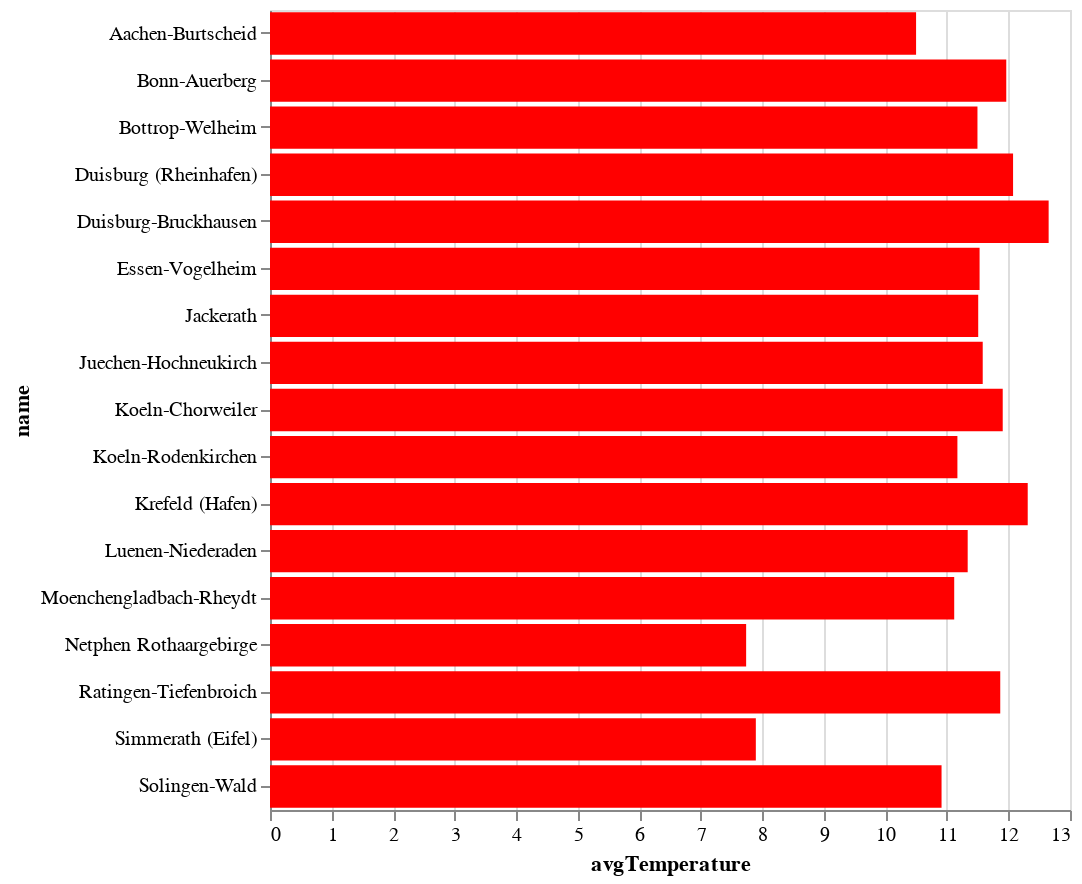

The notebook cell this image was saved under:
### Code cell
w = 400
h = 400

t = alt.Chart(data).mark_bar(color='red').encode(
    y ='name:N',
    x ='avgTemperature:Q',
).properties(width=w, height=h)
t

### Figure 1 — Vega-Lite specification as saved in the notebook (floating-point values rounded to 4 significant figures)
{"config": {"view": {"continuousWidth": 300, "continuousHeight": 300}}, "data": {"name": "data-669cf22b0d1e3f4d80d79de19ccd8789"}, "mark": {"type": "bar", "color": "red"}, "encoding": {"x": {"field": "avgTemperature", "type": "quantitative"}, "y": {"field": "name", "type": "nominal"}}, "height": 400, "width": 400, "$schema": "https://vega.github.io/schema/vega-lite/v5.20.1.json", "datasets": {"data-669cf22b0d1e3f4d80d79de19ccd8789": [{"station": "AABU", "lon": 6.094, "lat": 50.75, "elevation": 200, "name": "Aachen-Burtscheid", "station_type": "Hintergrund", "avgTemperature": 10.5}, {"station": "BONN", "lon": 7.083, "lat": 50.75, "elevation": 60, "name": "Bonn-Auerberg", "station_type": "Verkehr", "avgTemperature": 11.96}, {"station": "BOTT", "lon": 6.977, "lat": 51.53, "elevation": 30, "name": "Bottrop-Welheim", "station_type": "Industrie", "avgTemperature": 11.5}, {"station": "CHOR", "lon": 6.885, "lat": 51.02, "elevation": 46, "name": "Koeln-Chorweiler", "station_type": "Hintergrund", "avgTemperature": 11.91}, {"station": "DUB2", "lon": 6.735, "lat": 51.49, "elevation": 24, "name": "Duisburg-Bruckhausen", "station_type": "Industrie", "avgTemperature": 12.65}, {"station": "DURH", "lon": 6.727, "lat": 51.46, "elevation": 28, "name": "Duisburg (Rheinhafen)", "station_type": "Hintergrund", "avgTemperature": 12.07}, {"station": "EIFE", "lon": 6.281, "lat": 50.65, "elevation": 580, "name": "Simmerath (Eifel)", "station_type": "Hintergrund", "avgTemperature": 7.895}, {"station": "EVOG", "lon": 6.981, "lat": 51.5, "elevation": 40, "name": "Essen-Vogelheim", "station_type": "Hintergrund", "avgTemperature": 11.53}, {"station": "JACK", "lon": 6.451, "lat": 51.03, "elevation": 112, "name": "Jackerath", "station_type": "Industrie", "avgTemperature": 11.51}, {"station": "JHNK", "lon": 6.469, "lat": 51.1, "elevation": 83, "name": "Juechen-Hochneukirch", "station_type": "Industrie", "avgTemperature": 11.58}, {"station": "KRHA", "lon": 6.67, "lat": 51.34, "elevation": 34, "name": "Krefeld (Hafen)", "station_type": "Industrie", "avgTemperature": 12.31}, {"station": "MGRH", "lon": 6.426, "lat": 51.15, "elevation": 83, "name": "Moenchengladbach-Rheydt", "station_type": "Hintergrund", "avgTemperature": 11.12}, {"station": "NIED", "lon": 7.57, "lat": 51.59, "elevation": 59, "name": "Luenen-Niederaden", "station_type": "Hintergrund", "avgTemperature": 11.34}, {"station": "RAT2", "lon": 6.82, "lat": 51.3, "elevation": 42, "name": "Ratingen-Tiefenbroich", "station_type": "Hintergrund", "avgTemperature": 11.87}, {"station": "RODE", "lon": 6.985, "lat": 50.89, "elevation": 50, "name": "Koeln-Rodenkirchen", "station_type": "Hintergrund", "avgTemperature": 11.17}, {"station": "ROTH", "lon": 8.192, "lat": 50.93, "elevation": 641, "name": "Netphen Rothaargebirge", "station_type": "Hintergrund", "avgTemperature": 7.737}, {"station": "SOES", "lon": 8.148, "lat": 51.57, "elevation": 108, "name": "Soest-Ost", "station_type": "Hintergrund", "avgTemperature": null}, {"station": "SOLI", "lon": 7.053, "lat": 51.18, "elevation": 208, "name": "Solingen-Wald", "station_type": "Hintergrund", "avgTemperature": 10.91}, {"station": "UNNA", "lon": 7.694, "lat": 51.55, "elevation": 76, "name": "Unna-Koenigsborn", "station_type": "Hintergrund", "avgTemperature": null}, {"station": "VACW", "lon": 6.096, "lat": 50.77, "elevation": 168, "name": "Aachen Wilhelmstrasse", "station_type": "Verkehr", "avgTemperature": null}, {"station": "VKCL", "lon": 7.005, "lat": 50.96, "elevation": 53, "name": "Koeln Clevischer Ring", "station_type": "Verkehr", "avgTemperature": null}, {"station": "VKTU", "lon": 6.958, "lat": 50.95, "elevation": 55, "name": "Koeln Turiner Strasse", "station_type": "Verkehr", "avgTemperature": null}, {"station": "WALS", "lon": 6.748, "lat": 51.52, "elevation": 17, "name": "Duisburg-Walsum", "station_type": "Industrie", "avgTemperature": null}, {"station": "WAST", "lon": 8.361, "lat": 51.44, "elevation": 315, "name": "Warstein", "station_type": "Industrie", "avgTemperature": null}]}}
